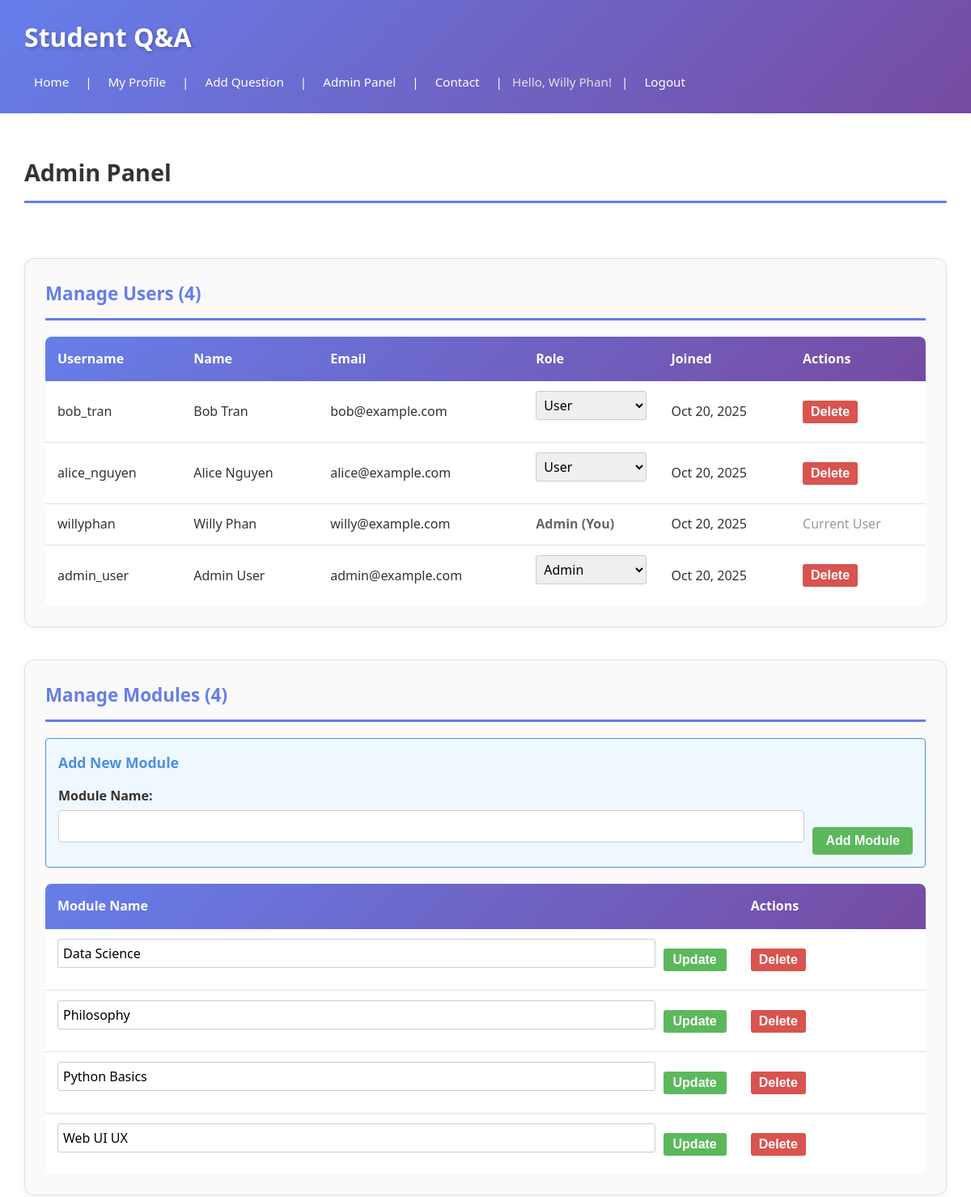
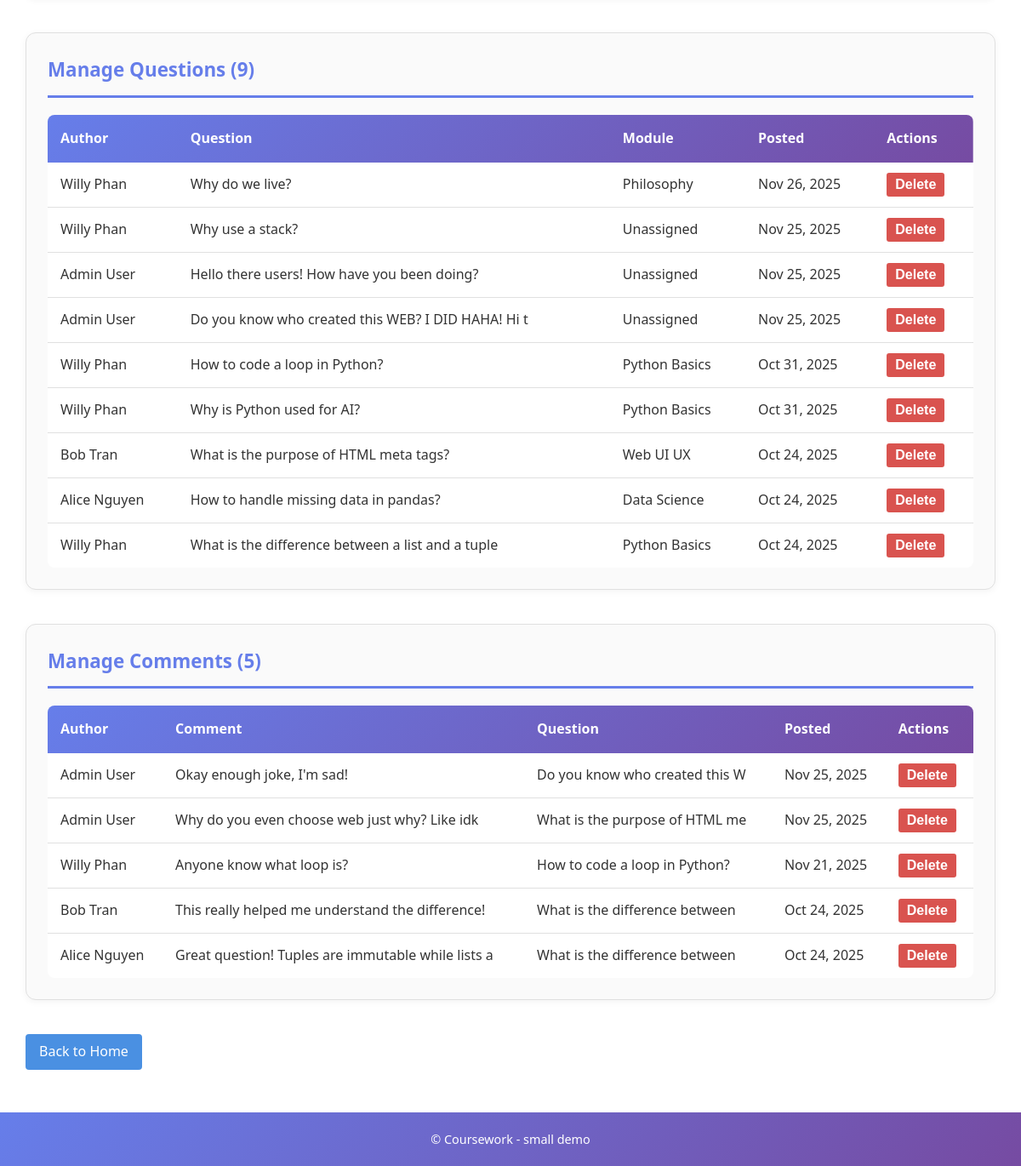
Screenshot of /admin/admin_panel.php (signed in) with the database file from the repository (2 pictures, top to bottom).
### tables this page shows
CREATE TABLE `user` (
  `id` int(11) NOT NULL,
  `username` varchar(100) NOT NULL,
  `name` varchar(100) NOT NULL,
  `email` varchar(100) NOT NULL,
  `password` varchar(255) NOT NULL,
  `role` enum('user','admin') NOT NULL DEFAULT 'user',
  `avatar` varchar(255) DEFAULT NULL,
  `created_at` datetime NOT NULL DEFAULT current_timestamp()
);

CREATE TABLE `module` (
  `id` int(11) NOT NULL,
  `name` varchar(100) NOT NULL
);

CREATE TABLE `question` (
  `id` int(11) NOT NULL,
  `text` text NOT NULL,
  `date` datetime NOT NULL,
  `userid` int(11) DEFAULT NULL,
  `moduleid` int(11) DEFAULT NULL,
  `img` varchar(255) DEFAULT NULL
);

CREATE TABLE `comment` (
  `id` int(11) NOT NULL,
  `text` text NOT NULL,
  `date` datetime NOT NULL DEFAULT current_timestamp(),
  `userid` int(11) NOT NULL,
  `questionid` int(11) NOT NULL
);

### admin/admin_panel.php (called while the page is built, shortened)
<?php
require __DIR__ . '/../includes/DatabaseConnection.php';
require __DIR__ . '/../includes/DataBaseFunctions.php';
$allUsers = getAllUsers($pdo);
$allModules = allModules($pdo);
$allQuestions = allQuestions($pdo);
$allComments = getAllComments($pdo);
include __DIR__ . '/../templates/admin_panel.php';
$output = ob_get_clean();
include __DIR__ . '/../templates/layout.php';
?>

### includes/DataBaseFunctions.php (called while the page is built, shortened)
<?php
function getCurrentUser() {
    return $_SESSION['user'] ?? null;
}
function isLoggedIn() {
    return isset($_SESSION['user']);
}
function isAdmin() {
    return isset($_SESSION['user']) && $_SESSION['user']['role'] === 'admin';
}
function getAllUsers($pdo) {
    $sql = "SELECT id, username, name, email, role, avatar, created_at FROM `user` ORDER BY created_at DESC";
    return query($pdo, $sql)->fetchAll();
}
function query($pdo, $sql, $params = []) {
    $stmt = $pdo->prepare($sql);
    $stmt->execute($params);
    return $stmt;
}
function allQuestions($pdo) {
    $sql = "SELECT q.id, q.text AS questiontext, q.date, q.img, q.userid, q.moduleid,
                   m.name AS modulename, u.name AS name, u.username AS username, u.avatar
            FROM question q
            LEFT JOIN module m ON q.moduleid = m.id
            LEFT JOIN `user` u ON q.userid = u.id
            ORDER BY q.date DESC";
    return query($pdo, $sql)->fetchAll();
}
function getAllComments($pdo) {
    $sql = "SELECT c.id, c.text, c.date, c.userid, c.questionid, u.username, u.name, q.text AS questiontext
            FROM comment c
            LEFT JOIN `user` u ON c.userid = u.id
            LEFT JOIN question q ON c.questionid = q.id
            ORDER BY c.date DESC";
    return query($pdo, $sql)->fetchAll();
}
function allModules($pdo) {
    return query($pdo, 'SELECT id, name FROM module ORDER BY name')->fetchAll();
}
?>

### templates/admin_panel.php (the view, shortened to what this page needs)
<div class="admin-panel">
    <h2>Admin Panel</h2>
    <nav style="margin-bottom:12px;">
        <a href="#users" style="margin-right:10px;">Users (<?=count($allUsers)?>)</a>
        <a href="#modules" style="margin-right:10px;">Modules (<?=count($allModules)?>)</a>
        <a href="#questions" style="margin-right:10px;">Questions (<?=count($allQuestions)?>)</a>
        <a href="#comments">Comments (<?=count($allComments)?>)</a>
    </nav>
    <div class="admin-section" id="users">
        <h3>Manage Users (<?=count($allUsers)?>)</h3>
        <div class="table-responsive">
            <table class="admin-table">
                <thead>
                    <tr>
                        <th>Username</th>
                        <th>Name</th>
                        <th>Email</th>
                        <th>Role</th>
                        <th>Joined</th>
                        <th>Actions</th>
                    </tr>
                </thead>
                <tbody>
                    <?php foreach ($allUsers as $u): ?>
                        <tr>
                            <td><?=htmlspecialchars($u['username'])?></td>
                            <td><?=htmlspecialchars($u['name'])?></td>
                            <td><?=htmlspecialchars($u['email'])?></td>
                            <td>
                                <?php if ($u['id'] != getCurrentUser()['id']): ?>
                                    <form action="" method="post" style="display:inline; margin:0;">
                                        <select name="role" onchange="this.form.submit()" style="padding:5px; border:1px solid #ccc; border-radius:3px;">
                                            <option value="user" <?=$u['role'] === 'user' ? 'selected' : ''?>>User</option>
                                            <option value="admin" <?=$u['role'] === 'admin' ? 'selected' : ''?>>Admin</option>
                                        </select>
                                    </form>
                                <?php else: ?>
                                    <span style="color:#666; font-weight:bold;"><?=ucfirst($u['role'])?> (You)</span>
                                <?php endif; ?>
                            </td>
                            <td><?=htmlspecialchars(date('M d, Y', strtotime($u['created_at'])))?></td>
                            <td>
                                <?php if ($u['id'] != getCurrentUser()['id']): ?>
                                    <form action="" method="post" style="display:inline;">
                                        <input type="submit" value="Delete" onclick="return confirm('Delete this user? This will also delete their questions and comments.');" style="background:#d9534f; color:white; border:none; padding:5px 10px; border-radius:3px; cursor:pointer;">
                                    </form>
                                <?php else: ?>
                                    <span style="color:#999;">Current User</span>
                                <?php endif; ?>
                            </td>
                        </tr>
                    <?php endforeach; ?>
                </tbody>
            </table>
        </div>
    </div>
    <div class="admin-section" id="modules">
        <h3>Manage Modules (<?=count($allModules)?>)</h3>
        <div style="background:#f0f8ff; padding:15px; border-radius:4px; margin-bottom:20px; border:1px solid #4a90e2;">
            <h4 style="margin-top:0; color:#4a90e2;">Add New Module</h4>
            <form action="" method="post" style="display:flex; gap:10px; align-items:flex-end;">
                <div style="flex:1;">
                    <label for="new_module_name" style="display:block; margin-bottom:5px; font-weight:bold;">Module Name:</label>
                    <input type="text" id="new_module_name" name="module_name" required maxlength="100"
                           style="width:100%; padding:8px; border:1px solid #ccc; border-radius:4px; box-sizing:border-box;">
                </div>
                <button type="submit" style="padding:8px 16px; background:#5cb85c; color:white; border:none; border-radius:4px; cursor:pointer; font-weight:bold;">
                    Add Module
                </button>
            </form>
        </div>
        <div class="table-responsive">
            <table class="admin-table">
                <thead>
                    <tr>
                        <th>Module Name</th>
                        <th>Actions</th>
                    </tr>
                </thead>
                <tbody>
                    <?php foreach ($allModules as $m): ?>
                        <tr>
                            <td>
                                <form action="" method="post" style="display:flex; gap:10px; align-items:center; margin:0;">
                                    <input type="text" name="module_name" value="<?=htmlspecialchars($m['name'])?>"
                                           required maxlength="100"
                                           style="flex:1; padding:6px; border:1px solid #ccc; border-radius:3px;">
                                    <button type="submit" style="padding:5px 12px; background:#5cb85c; color:white; border:none; border-radius:3px; cursor:pointer;">
                                        Update
                                    </button>
                                </form>
                            </td>
                            <td>
                                <form action="" method="post" style="display:inline;">
                                    <input type="submit" value="Delete" onclick="return confirm('Delete this module? Questions assigned to it will become unassigned.');" style="background:#d9534f; color:white; border:none; padding:5px 10px; border-radius:3px; cursor:pointer;">
                                </form>
                            </td>
                        </tr>
                    <?php endforeach; ?>
                </tbody>
            </table>
        </div>
    </div>
    <div class="admin-section" id="questions">
        <h3>Manage Questions (<?=count($allQuestions)?>)</h3>
        <div class="table-responsive">
            <table class="admin-table">
                <thead>
                    <tr>
                        <th>Author</th>
                        <th>Question</th>
                        <th>Module</th>
                        <th>Posted</th>
                        <th>Actions</th>
                    </tr>
                </thead>
                <tbody>
                    <?php foreach ($allQuestions as $q): ?>
                        <tr>
                            <td><?=htmlspecialchars($q['name'] ?? 'Unknown')?></td>
                            <td><?=htmlspecialchars(substr($q['questiontext'], 0, 50))?></td>
                            <td><?=htmlspecialchars($q['modulename'] ?? 'Unassigned')?></td>
                            <td><?=htmlspecialchars(date('M d, Y', strtotime($q['date'])))?></td>
                            <td>
                                <form action="" method="post" style="display:inline;">
                                    <input type="submit" value="Delete" onclick="return confirm('Delete this question and its comments?');" style="background:#d9534f; color:white; border:none; padding:5px 10px; border-radius:3px; cursor:pointer;">
                                </form>
                            </td>
                        </tr>
                    <?php endforeach; ?>
                </tbody>
            </table>
        </div>
    </div>
    <div class="admin-section" id="comments">
        <h3>Manage Comments (<?=count($allComments)?>)</h3>
        <div class="table-responsive">
            <table class="admin-table">
                <thead>
                    <tr>
                        <th>Author</th>
                        <th>Comment</th>
                        <th>Question</th>
                        <th>Posted</th>
                        <th>Actions</th>
                    </tr>
                </thead>
                <tbody>
                    <?php foreach ($allComments as $c): ?>
                        <tr>
                            <td><?=htmlspecialchars($c['name'] ?? 'Unknown')?></td>
                            <td><?=htmlspecialchars(substr($c['text'], 0, 50))?></td>
                            <td><?=htmlspecialchars(substr($c['questiontext'] ?? '', 0, 30))?></td>
                            <td><?=htmlspecialchars(date('M d, Y', strtotime($c['date'])))?></td>
                            <td>
                                <form action="" method="post" style="display:inline;">
                                    <input type="submit" value="Delete" onclick="return confirm('Delete this comment?');" style="background:#d9534f; color:white; border:none; padding:5px 10px; border-radius:3px; cursor:pointer;">
                                </form>
                            </td>
                        </tr>
                    <?php endforeach; ?>
                </tbody>
            </table>
        </div>
    </div>
    <p style="margin-top:30px;">
        <a href="../index.php" style="padding:8px 16px; background:#4a90e2; color:white; text-decoration:none; border-radius:4px; display:inline-block;">Back to Home</a>
    </p>
</div>

### templates/layout.php (shortened to what this page needs)
<!DOCTYPE html>
<html lang="en">
<head>
    <?php $navBase = (strpos($_SERVER['PHP_SELF'], '/admin/') !== false) ? '../' : ''; ?>
    <link rel="stylesheet" href="<?= $navBase ?>styles.css">
</head>
<body>
    <header>
        <h1>Student Q&amp;A</h1>
        <nav>
            <a href="<?= $navBase ?>index.php">Home</a> |
            <?php if (isLoggedIn()): ?>
                <a href="<?= $navBase ?>profile.php?username=<?=htmlspecialchars(getCurrentUser()['username'])?>">My Profile</a> |
                <a href="<?= $navBase ?>addquestion.php">Add Question</a> |
                <?php if (isAdmin()): ?>
                    <a href="<?= $navBase ?>admin/admin_panel.php">Admin Panel</a> |
                <?php endif; ?>
                <a href="<?= $navBase ?>contact.php">Contact</a> |
                <span>Hello, <?=htmlspecialchars(getCurrentUser()['name'])?>!</span> |
                <a href="<?= $navBase ?>logout.php">Logout</a>
            <?php else: ?>
                <a href="<?= $navBase ?>login.php">Login</a> |
                <a href="<?= $navBase ?>register.php">Register</a> |
                <a href="<?= $navBase ?>contact.php">Contact</a>
            <?php endif; ?>
        </nav>
    </header>
    <main>
        <?=$output?>
    </main>
    <footer>
        &copy; Coursework - small demo
    </footer>
</body>
</html>

### styles.css (style rules this page uses)
* { margin: 0; padding: 0; box-sizing: border-box; }
body { font-family: 'Segoe UI', Tahoma, Geneva, Verdana, sans-serif; color: #333; line-height: 1.6; min-height: 100vh; background: linear-gradient(135deg, #667eea 0%, #764ba2 25%, #f093fb 50%, #4facfe 75%, #00f2fe 100%); background-size: 400% 400%; animation: gradientShift 15s ease infinite; position: relative; }
header { background: linear-gradient(135deg, #667eea 0%, #764ba2 100%); color: white; padding: 20px 30px; box-shadow: 0 2px 10px rgba(0, 0, 0, 0.1); }
header h1 { margin: 0 0 12px 0; font-size: 2em; font-weight: 600; text-shadow: 2px 2px 4px rgba(0, 0, 0, 0.2); }
nav { margin-top: 10px; font-size: 0.95em; display: flex; flex-wrap: wrap; gap: 8px; align-items: center; }
nav a { color: white; text-decoration: none; padding: 6px 12px; border-radius: 4px; transition: background 0.3s ease; }
nav span { color: #e0e0e0; padding: 0 4px; }
main { background: #fff; padding: 30px; min-height: 400px; }
footer { background: linear-gradient(135deg, #667eea 0%, #764ba2 100%); color: white; padding: 20px; text-align: center; font-size: 0.9em; }
form label { font-weight: bold; display: block; margin-bottom: 5px; color: #333; }
input[type="text"], input[type="email"], input[type="password"], input[type="file"], textarea, select { width: 100%; padding: 10px; border: 2px solid #e0e0e0; border-radius: 6px; font-family: inherit; margin-bottom: 15px; transition: border-color 0.3s ease; font-size: 1em; }
input[type="submit"], button, .btn { background: linear-gradient(135deg, #667eea 0%, #764ba2 100%); color: white; padding: 10px 20px; border: none; border-radius: 6px; cursor: pointer; font-weight: 600; font-size: 1em; transition: transform 0.2s ease, box-shadow 0.2s ease; display: inline-block; text-decoration: none; }
a { color: #667eea; text-decoration: none; transition: color 0.3s ease; }
h2 { margin-top: 0; color: #333; border-bottom: 3px solid #667eea; padding-bottom: 12px; margin-bottom: 20px; font-size: 1.8em; }
h3 { color: #667eea; margin-top: 25px; margin-bottom: 15px; font-size: 1.4em; }
h4 { color: #333; margin-bottom: 10px; font-size: 1.1em; }
.admin-panel { max-width: 1200px; margin: 20px auto; }
.admin-section { margin-bottom: 40px; padding: 25px; background: #fafafa; border-radius: 12px; border: 1px solid #e0e0e0; box-shadow: 0 2px 8px rgba(0, 0, 0, 0.05); }
.admin-section h3 { margin-top: 0; margin-bottom: 20px; border-bottom: 3px solid #667eea; padding-bottom: 12px; }
.admin-section h4 { margin-bottom: 15px; color: #667eea; }
.table-responsive { overflow-x: auto; margin-top: 15px; }
.admin-table { width: 100%; border-collapse: collapse; background: white; border-radius: 8px; overflow: hidden; }
.admin-table thead { background: linear-gradient(135deg, #667eea 0%, #764ba2 100%); color: white; }
.admin-table th { padding: 15px; text-align: left; font-weight: 600; }
.admin-table td { padding: 12px 15px; border-bottom: 1px solid #e0e0e0; }
.admin-table tbody tr:last-child td { border-bottom: none; }

### rows the page displays
user: name "Willy Phan", username "willyphan", email "willy@example.com", role "Admin", created_at "Oct 20, 2025", shows "Current User"
user: username "bob_tran", name "Bob Tran", email "bob@example.com", role "User", created_at "Oct 20, 2025"
user: username "alice_nguyen", name "Alice Nguyen", email "alice@example.com", role "User", created_at "Oct 20, 2025"
user: username "admin_user", name "Admin User", email "admin@example.com", role "Admin", created_at "Oct 20, 2025"
module: module_name "Data Science"
module: module_name "Philosophy"
module: module_name "Python Basics"
module: module_name "Web UI UX"
question: userid.name "Willy Phan", text "Why do we live?", moduleid.name "Philosophy", date "Nov 26, 2025"
question: userid.name "Willy Phan", text "Why use a stack?", modulename "Unassigned", date "Nov 25, 2025"
question: userid.name "Admin User", text "Hello there users! How have you been doing?", modulename "Unassigned", date "Nov 25, 2025"
question: userid.name "Admin User", text "Do you know who created this WEB? I DID HAHA! Hi t", modulename "Unassigned", date "Nov 25, 2025"
question: userid.name "Willy Phan", text "How to code a loop in Python?", moduleid.name "Python Basics", date "Oct 31, 2025"
question: userid.name "Willy Phan", text "Why is Python used for AI?", moduleid.name "Python Basics", date "Oct 31, 2025"
question: userid.name "Bob Tran", text "What is the purpose of HTML meta tags?", moduleid.name "Web UI UX", date "Oct 24, 2025"
question: userid.name "Alice Nguyen", text "How to handle missing data in pandas?", moduleid.name "Data Science", date "Oct 24, 2025"
question: userid.name "Willy Phan", text "What is the difference between a list and a tuple", moduleid.name "Python Basics", date "Oct 24, 2025"
comment: userid.name "Admin User", text "Okay enough joke, I'm sad!", questionid.text "Do you know who created this W", date "Nov 25, 2025"
comment: userid.name "Admin User", text "Why do you even choose web just why? Like idk", questionid.text "What is the purpose of HTML me", date "Nov 25, 2025"
comment: userid.name "Willy Phan", text "Anyone know what loop is?", questionid.text "How to code a loop in Python?", date "Nov 21, 2025"
comment: userid.name "Bob Tran", text "This really helped me understand the difference!", questionid.text "What is the difference between", date "Oct 24, 2025"
comment: userid.name "Alice Nguyen", text "Great question! Tuples are immutable while lists a", questionid.text "What is the difference between", date "Oct 24, 2025"

### other values shown
count($allUsers) "4"
count($allModules) "4"
count($allQuestions) "9"
count($allComments) "5"
